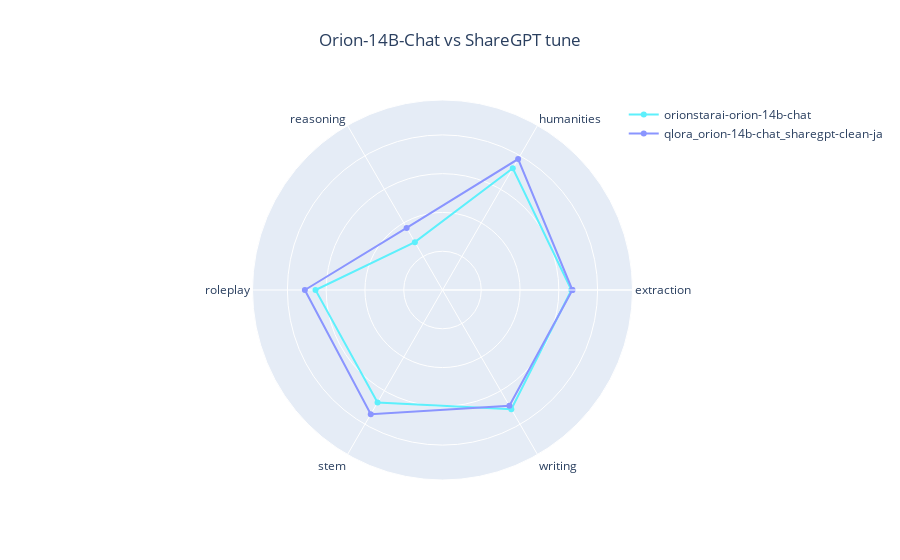

Notebook cell for this chart:
### Code cell
plot_radar(df, 'Orion-14B-Chat vs ShareGPT tune',
[
    ('orionstarai-orion-14b-chat', '#5df0fc'),
    ('qlora_orion-14b-chat_sharegpt-clean-ja', '#8a95ff'),
])

### Figure 1 — Plotly figure (JSON) as saved in the notebook; plotly's stock layout.template omitted (floating-point values rounded to 4 significant figures)
{"data": [{"line": {"color": "#5df0fc"}, "name": "orionstarai-orion-14b-chat", "r": [6.65, 7.25, 2.85, 6.55, 6.7, 7.1, 6.65], "theta": ["extraction", "humanities", "reasoning", "roleplay", "stem", "writing", "extraction"], "type": "scatterpolar"}, {"line": {"color": "#8a95ff"}, "name": "qlora_orion-14b-chat_sharegpt-clean-ja", "r": [6.7, 7.8, 3.7, 7.1, 7.4, 6.9, 6.7], "theta": ["extraction", "humanities", "reasoning", "roleplay", "stem", "writing", "extraction"], "type": "scatterpolar"}], "layout": {"autosize": true, "legend": {"orientation": "v", "x": 0.75, "y": 1}, "polar": {"angularaxis": {"type": "category"}, "radialaxis": {"autorange": false, "nticks": 5, "range": [0, 9.8], "showticklabels": false, "type": "linear", "visible": true}}, "showlegend": true, "title": {"text": "Orion-14B-Chat vs ShareGPT tune", "x": 0.5, "xanchor": "center", "y": 0.94, "yanchor": "top"}}}
